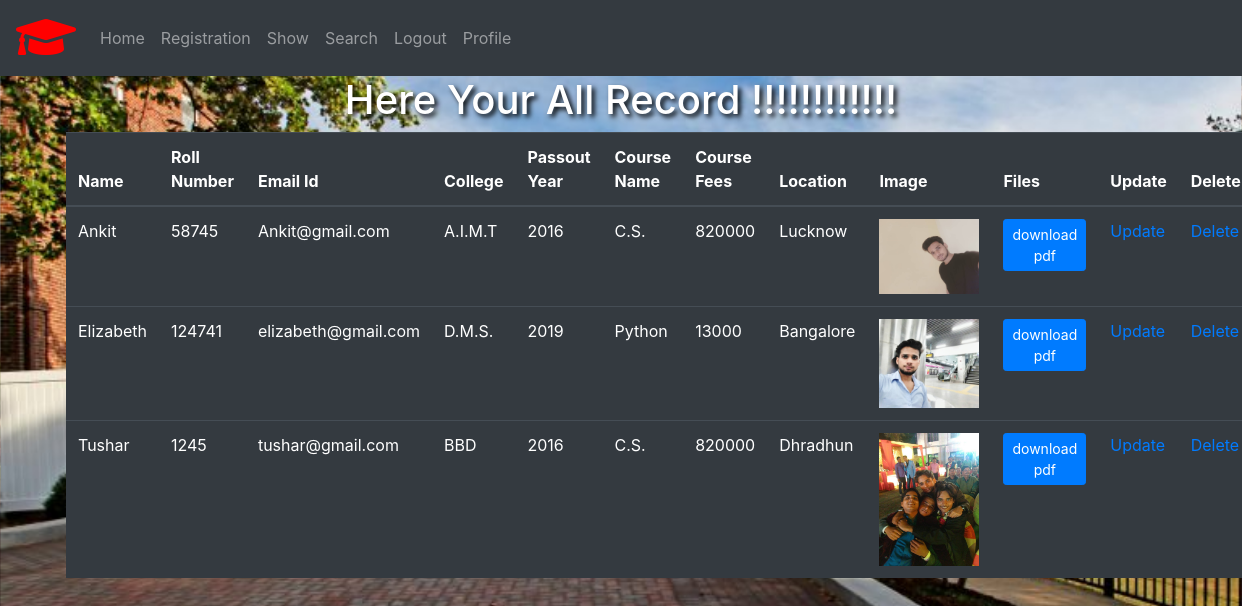
The page /display on the database its author committed.
### studentsection/models.py (models this page shows, shortened)
class student(models.Model):
	Name=models.CharField(max_length=50)
	Roll_Number=models.IntegerField()
	Email=models.CharField(max_length=200)
	College=models.CharField(max_length=100)
	passedout_year=models.IntegerField()
	course_name=models.CharField(max_length=30)
	course_fee=models.IntegerField()
	Institute_area=models.CharField(max_length=100)
	Fieles=models.FileField(upload_to='profile/pdfs/',null=True)
	Image=models.ImageField(upload_to='profile/pic/',null=True,blank=True)

### studentsection/views.py (the view)
# urls.py: path('display',display),
def display(request):
	b=student.objects.all()
	return render(request,'studentsection/display.html',{'d':b})

### studentsection/templates/studentsection/display.html (shortened to what this page needs)
{% extends 'studentsection/base.html' %}
{% block content %}
<form method="post">
<div class="container">
  <h1 style='color:white; text-align:center; text-shadow:3px 3px 5px black; '> Here Your All Record  !!!!!!!!!!!!</h1>
  <table class="table table-dark table-hover">
    <thead>
      <tr>
        <th>Name </th>
        <th>Roll Number </th>
        <th>Email Id </th>
        <th>College </th>
        <th>Passout Year </th>
        <th>Course Name </th>
        <th>Course Fees </th>
        <th> Location </th>
        <th>Image </th>
        <th> Files </th>
        <th> Update </th>
        <th> Delete </th>
      </tr>
    </thead>
    <tbody>
      {% for i in d %}
      <tr>
        <td>{{i.Name}}</td>
        <td>{{i.Roll_Number}}</td>
        <td>{{i.Email}}</td>
        <td>{{i.College}}</td>
        <td>{{i.passedout_year}}</td>
        <td>{{i.course_name}}</td>
        <td>{{i.course_fee}}</td>
        <td>{{i.Institute_area}}</td>
        <td>
    {%  if i.Image %}
      <img src="{{i.Image.url}}" alt="pic"
      style="width:100px;">
    {% else %}
      <img src="{{default.jpg}}" alt="pic"
      style="width:100px;">
    {% endif %}
    </td>
    <td>
    {%  if i.Fieles %}
   <a href="{{i.Fieles.url}}" class="btn btn-primary btn-sm"
    target="_blank">
      download pdf </a>
     {% else %}
     <a href="#" class="btn btn-primary btn-sm"
    target="_blank">
      No File </a>
      {% endif %}
    </td>
        <td><a href='update{{i.Name}}'>Update</a></td>
        <td><a href='delete{{i.id}}'>Delete </a></td>
      </tr>
      {%endfor%}
    </tbody>
  </table>
</div>
</form>
{% endblock %}

### studentsection/templates/studentsection/base.html (shortened to what this page needs)
<!DOCTYPE html>
<html lang="en">
<head>
  {% load static %}
  <link rel='stylesheet' href='https://use.fontawesome.com/releases/v5.7.0/css/all.css'>
  <link rel="stylesheet" href="https://maxcdn.bootstrapcdn.com/bootstrap/4.3.1/css/bootstrap.min.css">
  <link rel="stylesheet" href="https://maxcdn.bootstrapcdn.com/bootstrap/4.3.1/css/bootstrap.min.css">
  <link rel="stylesheet" href="https://maxcdn.bootstrapcdn.com/bootstrap/4.3.1/css/bootstrap.min.css">
  <link rel="stylesheet" href="https://maxcdn.bootstrapcdn.com/bootstrap/4.3.1/css/bootstrap.min.css">
  <link rel="stylesheet" href="https://maxcdn.bootstrapcdn.com/bootstrap/4.3.1/css/bootstrap.min.css">
  <link rel="stylesheet" href="https://maxcdn.bootstrapcdn.com/bootstrap/4.3.1/css/bootstrap.min.css">
</head>
<body background="{% static 'studentsection/Images/bg3.jpg'%}" style='background-size:cover;'>
<nav class="navbar navbar-expand-sm bg-dark navbar-dark">
  <a class="navbar-brand" href="college">
    <i class='fas fa-graduation-cap' style='font-size:48px;color:red'></i>
  </a>
  <ul class="navbar-nav">
    <li class="nav-item">
      <a class="nav-link" href="Home">Home</a>
    </li>
    <li class="nav-item">
      <a class="nav-link" href="Add">Registration </a>
    </li>
    <li class="nav-item">
      <a class="nav-link" href="display">Show</a>
    </li>
    <li class="nav-item">
      <a class="nav-link" href="search">Search</a>
    </li>
    <li class="nav-item">
      <a class="nav-link" href="Main">Logout</a>
    </li>
   <li class="nav-item">
      <a class="nav-link" href="profile">Profile</a>
    </li>
 </ul>
</nav>
 <div class="content">
  {% block content %}{% endblock %}
</div>
</body>
</html>

### rows shown on the page
student: Name "Ankit", Roll_Number "58745", Email "Ankit@gmail.com", College "A.I.M.T", passedout_year "2016", course_name "C.S.", course_fee "820000", Institute_area "Lucknow", Image (picture)
student: Name "Elizabeth", Roll_Number "124741", Email "elizabeth@gmail.com", College "D.M.S.", passedout_year "2019", course_name "Python", course_fee "13000", Institute_area "Bangalore", Image (picture)
student: Name "Tushar", Roll_Number "1245", Email "tushar@gmail.com", College "BBD", passedout_year "2016", course_name "C.S.", course_fee "820000", Institute_area "Dhradhun", Image (picture)
